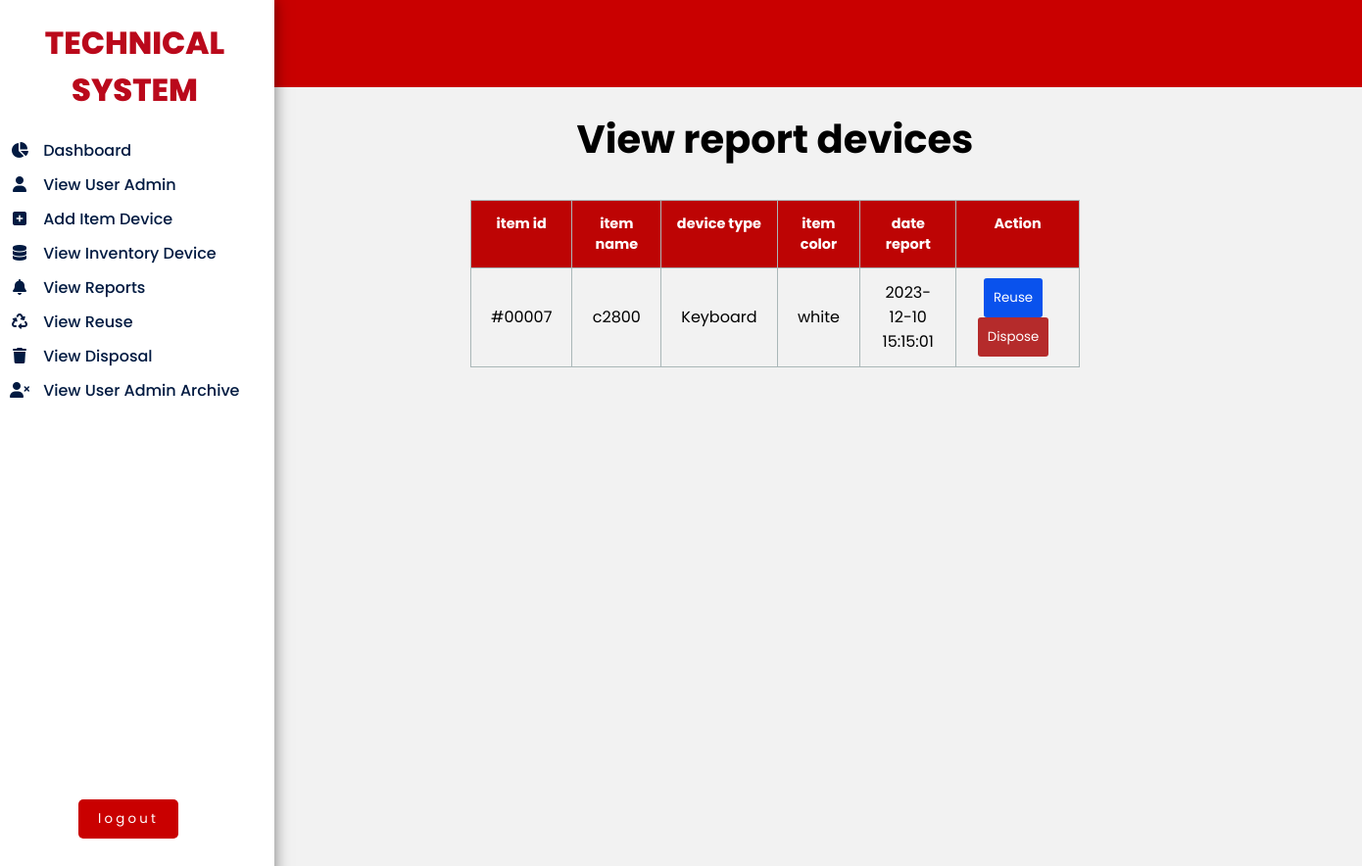
/viewreports.php (signed in), run on the app's committed database.
### tables this page shows
CREATE TABLE `notworking` (
  `id` int(11) NOT NULL,
  `item_id` varchar(6) NOT NULL,
  `itemname` varchar(50) NOT NULL,
  `item_type` varchar(30) NOT NULL,
  `itemdescription` varchar(300) NOT NULL,
  `item_color` varchar(25) NOT NULL,
  `itemprice` decimal(6,2) NOT NULL,
  `reportdate` timestamp NOT NULL DEFAULT current_timestamp() ON UPDATE current_timestamp()
);

### viewreports.php (the view, shortened to what this page needs)
<?php
include "technicalinventory.php";
?>
<!DOCTYPE html>
<html>
<head>
	<link rel="stylesheet" href="https://cdnjs.cloudflare.com/ajax/libs/font-awesome/6.5.1/css/all.min.css" />
</head>
<body>
	<div class="head">
		 <a href="#"><img src="cclogo2.png"  class="cclogo"></a>
	</div>
	<label>
		<div class="slide">
			<h1>TECHNICAL SYSTEM</h1>
			<ul>
				<li>
					<a href="admin.php"  class="<?php if($page == "admin.php"){echo "nav-link active";}else{echo "nav-link";} ?>" >
						<i class="fa fa-pie-chart"></i> dashboard
					</a>
				</li>
				<li>
					<a href="viewuseradmin.php" class="<?php if($page == "viewuseradmin.php"){echo "nav-link active";}else{echo "nav-link";} ?>"><i class="fa fa-user">
					</i> view user admin
					</a>
				</li>
				<li>
					<a href="AddDeviceItem.php" class="<?php if($page == "AddDeviceItem.php"){echo "nav-link active";}else{echo "nav-link";} ?>"><i class="fa fa-plus-square">
					</i> add item device
					</a>
				</li>
				<li>
					<a href="viewinventory.php" class="<?php if($page == "viewinventory.php"){echo "nav-link active";}else{echo "nav-link";} ?>"><i class="fas fa-database"></i></i> view inventory Device
					</a>
				</li>
				<li>
					<a href="viewreports.php" class="<?php if($page == "viewreports.php"){echo "nav-link active";}else{echo "nav-link";} ?>"><i class="fas fa-bell"></i> view reports
					</a></li>
				<li>
					<a href="viewreuse.php"><i class="fa fa-recycle"></i> view Reuse
					</a>
				</li>
				<li>
					<a href="viewdisposal.php"><i class="fas fa-trash"></i> view Disposal
					</a>
				</li>
				<li>
					<a href="viewuseradminarchive.php"><i class="fa fa-user-times"></i> view user admin archive
					</a>
				</li>
			</ul>
			<div class="logout_container">
			<form action="#" method="post">
				<input type="submit" class='logout_btn' name="logout" value="logout">
			</form>
			</div>
		</div>
	</label>
	<form action="" method="post">
	<?php
	$query = mysqli_query($con, "SELECT * FROM notworking");
			$header	= array('item id','item name','device type','item color','date report','Action');
	echo "<div class='container_report'>";
		echo "<div class='tb_report'>";
		echo "<h2>View report devices</h2>";
			echo "<table class='tbl'>";
			echo "<thead>";
			echo "<tr>";
			foreach ($header as $head) {
				echo "<th class='color'>$head</th>";
			}
			echo "</tr>";
			echo "</thead>";
				echo "<tbody>";
			while ($list = mysqli_fetch_array($query)) {
				echo "<tr algin='center'>";
				echo "<td>{$list['item_id']}</td>";
				echo "<td>{$list['itemname']}</td>";
				echo "<td>{$list['item_type']}</td>";
				echo "<td>{$list['item_color']}</td>";
				echo "<td>{$list['reportdate']}</td>";
				echo "<td>"."<input type='submit' class='editfix' name='reuse' value='Reuse'>"."<input type='submit' class='editdispose' name='dispose' value='Dispose'>"."</td>";
				echo "</tr>";
			}
				echo "</tbody>";
			echo "</table>";
		echo "</div>";
	echo "</div>";
	?>
	</form>
</body>
</html>

### adminstyle.php (style rules this page uses)
* { padding: 0; margin: 0; font-family: 'poppins', sans-serif; }
body { background-color: #f2f2f2; display: flex; }
.head { padding-bottom: 1%; color: #fff; background-color: rgba(201, 0, 0, 1.0); width: 100%; height: 6%; position: absolute; }
.slide { height: 100%; width: 280px; position: absolute; display: ; background-color: #fff; transition: 0.5s ease; margin: 0; box-shadow: 0 0 15px rgba(0, 0, 0, 0.5); }
h1 { color: #ba091b; font-weight: 800; text-align: center; padding: 20px 0; padding-left: 25px; padding-right: 30px; pointer-events: none; }
ul li { list-style: none; }
ul li a { color: #011a41; font-weight: 500; padding: 5px 0; display: block; text-transform: capitalize; text-decoration: none; transition: 0.2s ease-out; }
ul li a i { width: 40px; text-align: center; }
.logout_container { padding: 25rem 5rem; }
.logout_btn { background-color: #c90000; color: #fff; border: none; border-radius: 5px; padding: 10px 20px 10px 20px; letter-spacing: 0.2rem; cursor: pointer; transition: 0.3s; }
.tbl { width: 100%; border-collapse: collapse; }
.tbl thead { background: #bd0404; color: #fff; }
.tbl thead tr th { font-size: 0.9rem; padding: 0.8rem; vertical-align: top; border: 1px solid #aab7b8; }
.tbl tbody tr td { padding: 10px 20px; font-size: 1rem; font-weight: normal; text-align: center; border: 1px solid #aab7b8; }
.tbl { max-height: 600px; overflow-y: scroll; display: block; }
.container_report { margin: 0; margin-left: 12em; padding: 0; }
.container_report h2 { padding: 2rem 1rem; font-size: 2.5rem; text-align: center; }
.tb_report { margin-left: 18em; margin-right: 18em; margin-top: 5em; }
.editfix { padding: 10px; background: #0952ed; margin-right: 9px; color: #fff; border: none; border-radius: 3px; cursor: pointer; transition: 0.5s; }
.editdispose { padding: 10px; background: #b52b2b; margin-right: 9px; color: #fff; border: none; border-radius: 3px; cursor: pointer; transition: 0.5s; }

### data on the page
notworking: item "#00007", itemname "c2800", item_type "Keyboard", item_color "white", reportdate "2023-12-10 15:15:01"

### other printed values
$head "item id"
$head "item name"
$head "device type"
$head "item color"
$head "date report"
$head "Action"
